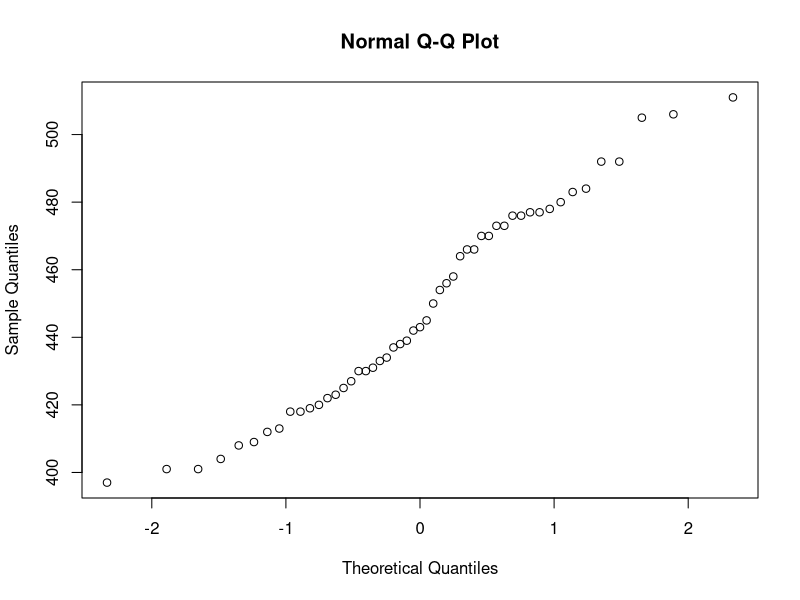
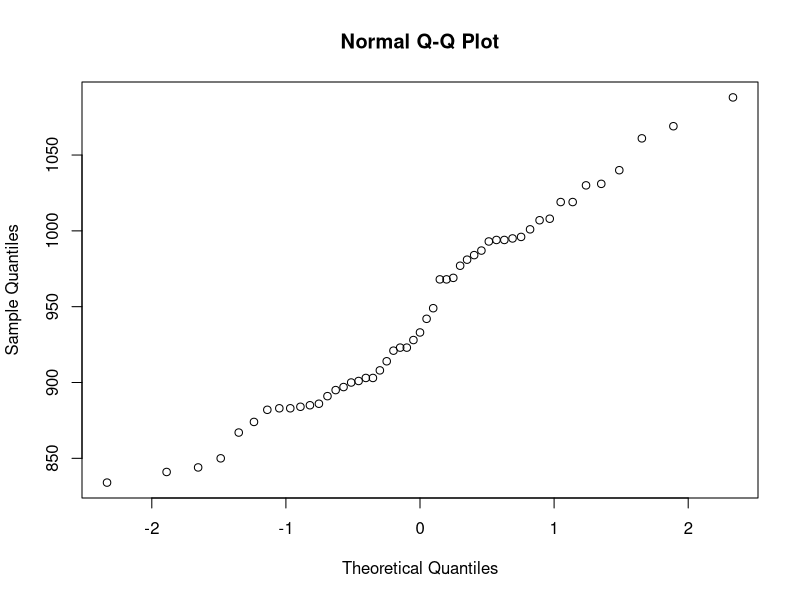
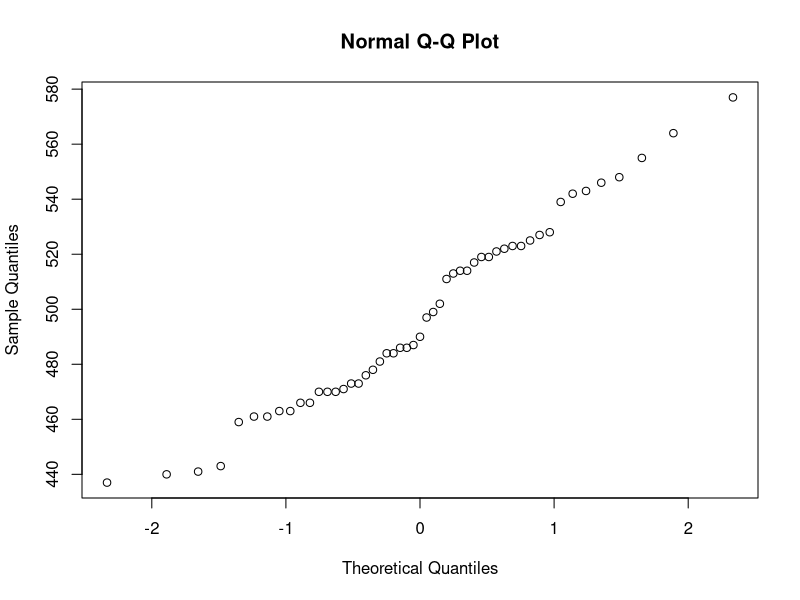
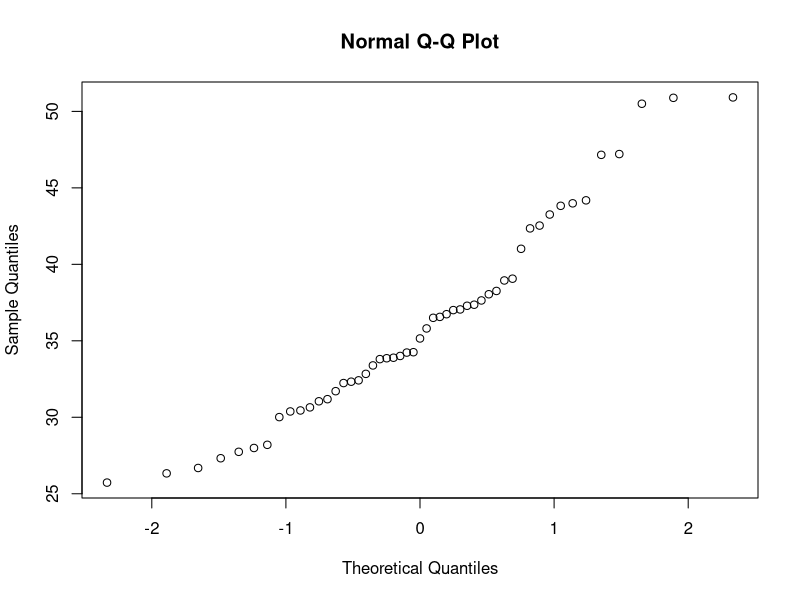
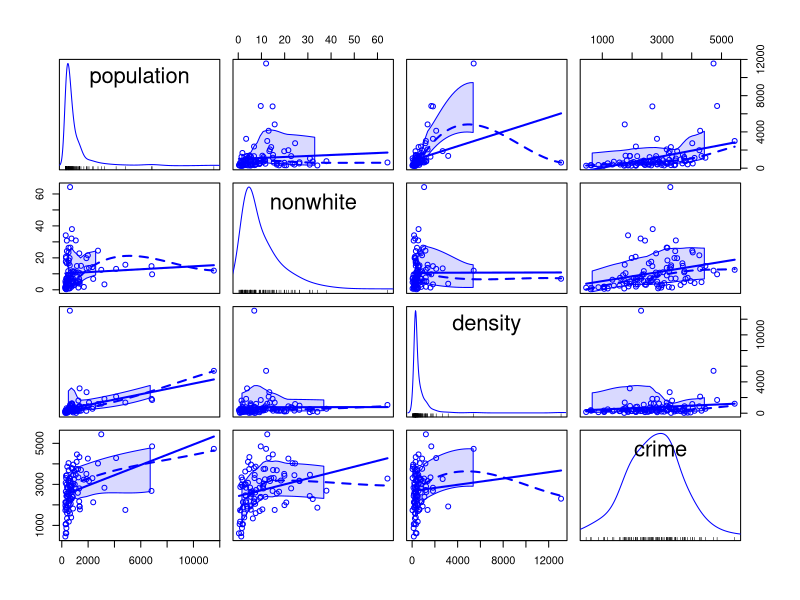

These figures' R source, in order: (Note: this script raises an error after producing the figures.)
## ---- chunk 1
library("car")
#str(Chile)
colnames(Chile)
## ---- chunk 2
table(Chile$education, Chile$vote, useNA="no")
## ---- chunk 3
ftable(vote ~ region + education, data=Chile, useNA="no")
## ---- chunk 4
income.c = cut(Chile$income, c(quantile(Chile$income, 0.0, na.rm=TRUE),quantile(Chile$income, 0.25, na.rm=TRUE),quantile(Chile$income, 0.5, na.rm=TRUE),quantile(Chile$income, 0.75, na.rm=TRUE),quantile(Chile$income, 1.0, na.rm=TRUE)))
table(income.c, Chile$vote, useNA="no")
## ---- chunk 5
Chile$age=as.integer(Chile$age)
age.c = cut(Chile$age, c(0, 30, 60, 110), na.rm=TRUE)
table(age.c, Chile$vote)
## ---- chunk 6
satvModel = lm(SATV ~ region, data=States)
satAOV= aov(satvModel)
summary(satAOV)
## ---- chunk 7
TukeyHSD(satAOV)
## ---- chunk 8
shapiro.test(States$SATV)
## ---- chunk 9
qqnorm(States$SATV)
## ---- chunk 10
leveneTest(SATV ~ region, data=States)
## ---- chunk 11
States$CompSAT = States$SATV + States$SATM
satcModel = lm(CompSAT ~ region, data=States)
satC_AOV = aov(satcModel)
summary(satC_AOV)
## ---- chunk 12
shapiro.test(States$CompSAT)
qqnorm(States$CompSAT)
## ---- chunk 13
leveneTest(CompSAT ~ region, data=States)
## ---- chunk 14
States$EdSpend = States$dollars + States$pay
shapiro.test(States$SATM)
qqnorm(States$SATM)
shapiro.test(States$EdSpend)
qqnorm(States$EdSpend)
## ---- chunk 15
mModel = lm(cbind(SATV, SATM) ~ region + EdSpend, data=States)
mMan = manova(mModel)
summary(mMan)
## ---- chunk 16
mathModel = lm(SATM ~ region + EdSpend, data=States)
verbalModel = lm(SATV ~ region + EdSpend, data=States)
maov = aov(mathModel)
vaov = aov(verbalModel)
summary(maov)
summary(vaov)
## ---- chunk 17
#bartlett.test(SATM ~ region + EdSpend, data=States)
#bartlett.test(SATV ~ region + EdSpend, data=States)
## ---- chunk 18
Freedman1 = na.omit(Freedman)
scatterplotMatrix(Freedman1[,1:4], smoother=FALSE)
## ---- chunk 19
modelA = lm(formula = crime ~ ., data=Freedman1)
summary(modelA)
## ---- chunk 20
vif(modelA)
## ---- chunk 21
modelB = update(modelA, crime ~ . - density, data=Freedman1)
summary(modelB)
anova(modelA, modelB)
## ---- chunk 22
AIC(modelA, modelB)
BIC(modelA, modelB)
## ---- chunk 23
qqPlot(modelB)
influencePlot(modelB)
## ---- chunk 24
boxCox(modelB)
## ---- chunk 25
plot(modelB$residuals)
mean(modelB$residuals)
acf(modelB$residuals)
## ---- chunk 26
modelC = lm(formula = crime ~ log(population) + log(nonwhite), data=Freedman1)
summary(modelC)
anova(modelB, modelC)
AIC(modelB, modelC)
influencePlot(modelC)
